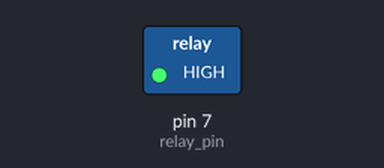
This sketch was run on a simulated Arduino Uno, built with avr-gcc and run on an emulated ATmega328P. On the bench: switched loads named in the sketch (green lamp = pin HIGH).

Above: at 2.5 s.
At 7.5 s:
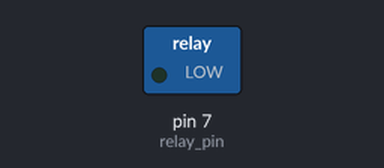
Timing chart, 0 to 13.0 s (numbered marks = the images above):
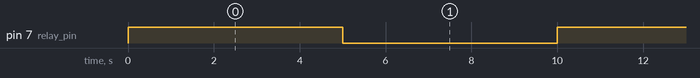

The sketch:

relay_test.ino
```cpp
// Sketch to test the relay

// Relay pin
const int relay_pin = 7;

void setup() {
  pinMode(relay_pin,OUTPUT);
}

void loop() {

  // Activate relay
  digitalWrite(relay_pin, HIGH);

  // Wait for 5 seconds
  delay(5000);

   // Deactivate relay
  digitalWrite(relay_pin, LOW);

  // Wait for 5 seconds
  delay(5000);
}
```

Measured:
- by itself, pin 7 (relay_pin): alternates HIGH for 5.0 s and LOW for 5.0 s
